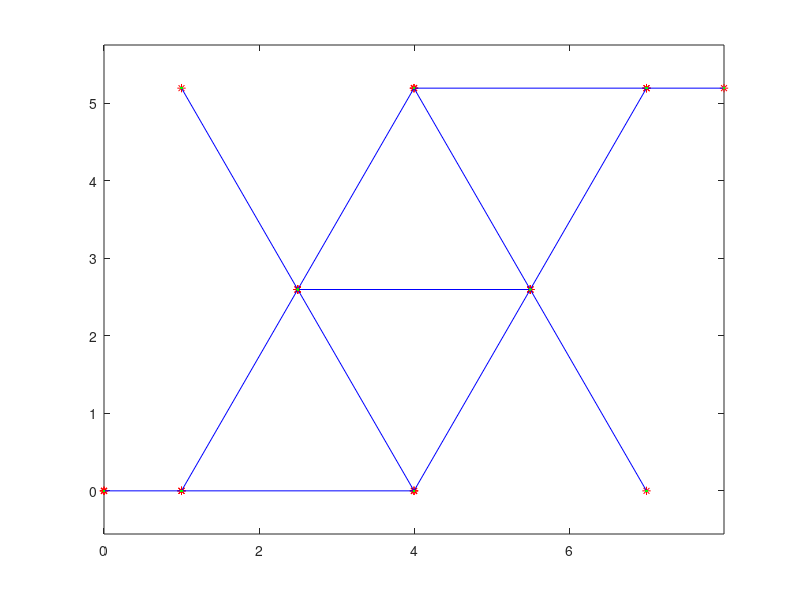
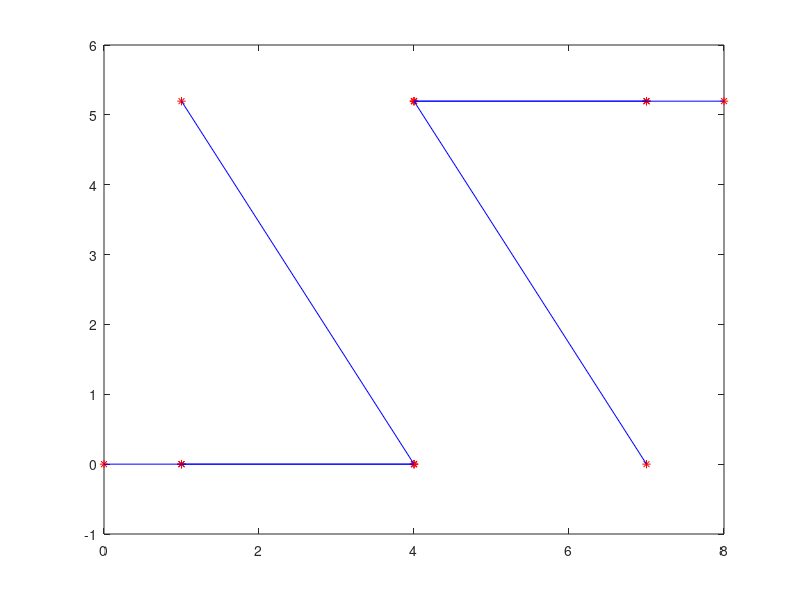

Recreate these plots in MATLAB, in order.
close all; clear all; clc;

A = load('coords.txt');

figure(1)
plot(A(:,1), A(:,2), '*r')
hold on
plot(A(:,3), A(:,4), '*r')

plot([A(:,1)'; A(:,3)'], [A(:,2)'; A(:,4)'], 'b') 

plot(A(:,5), A(:,6), '.g')
plot(A(:,7), A(:,8), '.g')

%plot([A(:,5)'; A(:,7)'], [A(:,6)'; A(:,7)'], 'k')
axis equal

B = load('sparsified_coords.txt');

figure;
plot(B(:,1), B(:,2), '*r')
hold on
plot(B(:,3), B(:,4), '*r')

plot([B(:,1)'; B(:,3)'], [B(:,2)'; B(:,4)'], 'b') 